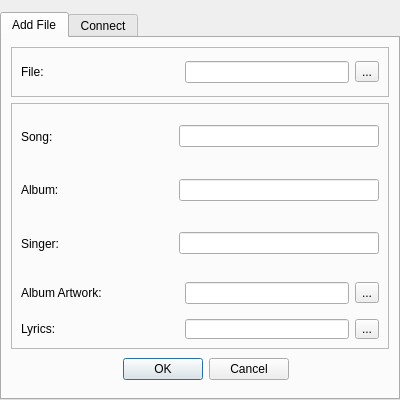
<?xml version="1.0" encoding="UTF-8"?>
<ui version="4.0">
 <class>Dialog</class>
 <widget class="QDialog" name="Dialog">
  <property name="geometry">
   <rect>
    <x>0</x>
    <y>0</y>
    <width>400</width>
    <height>400</height>
   </rect>
  </property>
  <property name="minimumSize">
   <size>
    <width>400</width>
    <height>400</height>
   </size>
  </property>
  <property name="maximumSize">
   <size>
    <width>400</width>
    <height>400</height>
   </size>
  </property>
  <property name="windowTitle">
   <string>Dialog</string>
  </property>
  <layout class="QGridLayout" name="gridLayout">
   <property name="leftMargin">
    <number>0</number>
   </property>
   <property name="topMargin">
    <number>12</number>
   </property>
   <property name="rightMargin">
    <number>0</number>
   </property>
   <property name="bottomMargin">
    <number>0</number>
   </property>
   <property name="spacing">
    <number>0</number>
   </property>
   <item row="0" column="0">
    <widget class="QFrame" name="frame">
     <property name="frameShape">
      <enum>QFrame::NoFrame</enum>
     </property>
     <property name="frameShadow">
      <enum>QFrame::Raised</enum>
     </property>
     <layout class="QGridLayout" name="gridLayout_3">
      <property name="leftMargin">
       <number>0</number>
      </property>
      <property name="topMargin">
       <number>0</number>
      </property>
      <property name="rightMargin">
       <number>0</number>
      </property>
      <property name="bottomMargin">
       <number>0</number>
      </property>
      <item row="0" column="0">
       <widget class="QTabWidget" name="tabWidget">
        <property name="currentIndex">
         <number>0</number>
        </property>
        <widget class="QWidget" name="add_file">
         <attribute name="title">
          <string>Add File</string>
         </attribute>
         <layout class="QGridLayout" name="gridLayout_6">
          <item row="1" column="0">
           <widget class="QFrame" name="frame_6">
            <property name="frameShape">
             <enum>QFrame::NoFrame</enum>
            </property>
            <property name="frameShadow">
             <enum>QFrame::Raised</enum>
            </property>
            <layout class="QGridLayout" name="gridLayout_8">
             <property name="leftMargin">
              <number>0</number>
             </property>
             <property name="topMargin">
              <number>0</number>
             </property>
             <property name="rightMargin">
              <number>0</number>
             </property>
             <property name="bottomMargin">
              <number>0</number>
             </property>
             <property name="spacing">
              <number>0</number>
             </property>
             <item row="0" column="0">
              <widget class="QFrame" name="frame_7">
               <property name="frameShape">
                <enum>QFrame::NoFrame</enum>
               </property>
               <property name="frameShadow">
                <enum>QFrame::Sunken</enum>
               </property>
               <layout class="QVBoxLayout" name="verticalLayout_3">
                <property name="spacing">
                 <number>0</number>
                </property>
                <property name="leftMargin">
                 <number>0</number>
                </property>
                <property name="topMargin">
                 <number>0</number>
                </property>
                <property name="rightMargin">
                 <number>0</number>
                </property>
                <property name="bottomMargin">
                 <number>0</number>
                </property>
                <item>
                 <widget class="QFrame" name="frame_10">
                  <property name="frameShape">
                   <enum>QFrame::StyledPanel</enum>
                  </property>
                  <property name="frameShadow">
                   <enum>QFrame::Raised</enum>
                  </property>
                  <layout class="QVBoxLayout" name="verticalLayout">
                   <item>
                    <widget class="QFrame" name="frame_13">
                     <property name="frameShape">
                      <enum>QFrame::NoFrame</enum>
                     </property>
                     <property name="frameShadow">
                      <enum>QFrame::Raised</enum>
                     </property>
                     <layout class="QHBoxLayout" name="horizontalLayout_2">
                      <property name="spacing">
                       <number>0</number>
                      </property>
                      <property name="leftMargin">
                       <number>0</number>
                      </property>
                      <property name="topMargin">
                       <number>0</number>
                      </property>
                      <property name="rightMargin">
                       <number>0</number>
                      </property>
                      <property name="bottomMargin">
                       <number>0</number>
                      </property>
                      <item>
                       <widget class="QLabel" name="label_4">
                        <property name="text">
                         <string>Song:</string>
                        </property>
                       </widget>
                      </item>
                      <item>
                       <widget class="QLineEdit" name="song">
                        <property name="minimumSize">
                         <size>
                          <width>200</width>
                          <height>0</height>
                         </size>
                        </property>
                        <property name="maximumSize">
                         <size>
                          <width>200</width>
                          <height>16777215</height>
                         </size>
                        </property>
                       </widget>
                      </item>
                     </layout>
                    </widget>
                   </item>
                   <item>
                    <widget class="QFrame" name="frame_14">
                     <property name="frameShape">
                      <enum>QFrame::NoFrame</enum>
                     </property>
                     <property name="frameShadow">
                      <enum>QFrame::Raised</enum>
                     </property>
                     <layout class="QHBoxLayout" name="horizontalLayout_6">
                      <property name="spacing">
                       <number>0</number>
                      </property>
                      <property name="leftMargin">
                       <number>0</number>
                      </property>
                      <property name="topMargin">
                       <number>0</number>
                      </property>
                      <property name="rightMargin">
                       <number>0</number>
                      </property>
                      <property name="bottomMargin">
                       <number>0</number>
                      </property>
                      <item>
                       <widget class="QLabel" name="label_5">
                        <property name="frameShape">
                         <enum>QFrame::NoFrame</enum>
                        </property>
                        <property name="text">
                         <string>Album:</string>
                        </property>
                       </widget>
                      </item>
                      <item>
                       <widget class="QLineEdit" name="album">
                        <property name="minimumSize">
                         <size>
                          <width>200</width>
                          <height>0</height>
                         </size>
                        </property>
                        <property name="maximumSize">
                         <size>
                          <width>200</width>
                          <height>16777215</height>
                         </size>
                        </property>
                       </widget>
                      </item>
                     </layout>
                    </widget>
                   </item>
                   <item>
                    <widget class="QFrame" name="frame_15">
                     <property name="frameShape">
                      <enum>QFrame::NoFrame</enum>
                     </property>
                     <property name="frameShadow">
                      <enum>QFrame::Raised</enum>
                     </property>
                     <layout class="QHBoxLayout" name="horizontalLayout_5">
                      <property name="spacing">
                       <number>0</number>
                      </property>
                      <property name="leftMargin">
                       <number>0</number>
                      </property>
                      <property name="topMargin">
                       <number>0</number>
                      </property>
                      <property name="rightMargin">
                       <number>0</number>
                      </property>
                      <property name="bottomMargin">
                       <number>0</number>
                      </property>
                      <item>
                       <widget class="QLabel" name="label_6">
                        <property name="text">
                         <string>Singer:</string>
                        </property>
                       </widget>
                      </item>
                      <item>
                       <widget class="QLineEdit" name="singer">
                        <property name="minimumSize">
                         <size>
                          <width>200</width>
                          <height>0</height>
                         </size>
                        </property>
                        <property name="maximumSize">
                         <size>
                          <width>200</width>
                          <height>16777215</height>
                         </size>
                        </property>
                       </widget>
                      </item>
                     </layout>
                    </widget>
                   </item>
                   <item>
                    <widget class="QFrame" name="frame_11">
                     <property name="minimumSize">
                      <size>
                       <width>0</width>
                       <height>20</height>
                      </size>
                     </property>
                     <property name="maximumSize">
                      <size>
                       <width>16777215</width>
                       <height>40</height>
                      </size>
                     </property>
                     <property name="frameShape">
                      <enum>QFrame::NoFrame</enum>
                     </property>
                     <property name="frameShadow">
                      <enum>QFrame::Raised</enum>
                     </property>
                     <layout class="QHBoxLayout" name="horizontalLayout_7">
                      <property name="leftMargin">
                       <number>0</number>
                      </property>
                      <property name="topMargin">
                       <number>0</number>
                      </property>
                      <property name="rightMargin">
                       <number>0</number>
                      </property>
                      <property name="bottomMargin">
                       <number>0</number>
                      </property>
                      <item>
                       <widget class="QLabel" name="label_7">
                        <property name="text">
                         <string>Album Artwork:</string>
                        </property>
                       </widget>
                      </item>
                      <item>
                       <widget class="QLineEdit" name="input_artwork">
                        <property name="sizePolicy">
                         <sizepolicy hsizetype="Expanding" vsizetype="Fixed">
                          <horstretch>0</horstretch>
                          <verstretch>0</verstretch>
                         </sizepolicy>
                        </property>
                        <property name="minimumSize">
                         <size>
                          <width>164</width>
                          <height>0</height>
                         </size>
                        </property>
                        <property name="maximumSize">
                         <size>
                          <width>164</width>
                          <height>16777215</height>
                         </size>
                        </property>
                       </widget>
                      </item>
                      <item>
                       <widget class="QToolButton" name="select_artwork_btn">
                        <property name="text">
                         <string>...</string>
                        </property>
                       </widget>
                      </item>
                     </layout>
                    </widget>
                   </item>
                   <item>
                    <widget class="QFrame" name="frame_12">
                     <property name="minimumSize">
                      <size>
                       <width>0</width>
                       <height>20</height>
                      </size>
                     </property>
                     <property name="maximumSize">
                      <size>
                       <width>16777215</width>
                       <height>20</height>
                      </size>
                     </property>
                     <property name="frameShape">
                      <enum>QFrame::NoFrame</enum>
                     </property>
                     <property name="frameShadow">
                      <enum>QFrame::Raised</enum>
                     </property>
                     <layout class="QHBoxLayout" name="horizontalLayout_8">
                      <property name="leftMargin">
                       <number>0</number>
                      </property>
                      <property name="topMargin">
                       <number>0</number>
                      </property>
                      <property name="rightMargin">
                       <number>0</number>
                      </property>
                      <property name="bottomMargin">
                       <number>0</number>
                      </property>
                      <item>
                       <widget class="QLabel" name="label_8">
                        <property name="text">
                         <string>Lyrics:</string>
                        </property>
                       </widget>
                      </item>
                      <item>
                       <widget class="QLineEdit" name="input_lyrics">
                        <property name="sizePolicy">
                         <sizepolicy hsizetype="Expanding" vsizetype="Fixed">
                          <horstretch>0</horstretch>
                          <verstretch>0</verstretch>
                         </sizepolicy>
                        </property>
                        <property name="minimumSize">
                         <size>
                          <width>164</width>
                          <height>0</height>
                         </size>
                        </property>
                        <property name="maximumSize">
                         <size>
                          <width>164</width>
                          <height>16777215</height>
                         </size>
                        </property>
                       </widget>
                      </item>
                      <item>
                       <widget class="QToolButton" name="select_lyrics_btn">
                        <property name="text">
                         <string>...</string>
                        </property>
                       </widget>
                      </item>
                     </layout>
                    </widget>
                   </item>
                  </layout>
                 </widget>
                </item>
                <item>
                 <widget class="QFrame" name="frame_9">
                  <property name="maximumSize">
                   <size>
                    <width>16777215</width>
                    <height>40</height>
                   </size>
                  </property>
                  <property name="frameShape">
                   <enum>QFrame::NoFrame</enum>
                  </property>
                  <property name="frameShadow">
                   <enum>QFrame::Raised</enum>
                  </property>
                  <layout class="QHBoxLayout" name="horizontalLayout_4">
                   <property name="spacing">
                    <number>0</number>
                   </property>
                   <property name="leftMargin">
                    <number>0</number>
                   </property>
                   <property name="topMargin">
                    <number>0</number>
                   </property>
                   <property name="rightMargin">
                    <number>0</number>
                   </property>
                   <property name="bottomMargin">
                    <number>0</number>
                   </property>
                   <item>
                    <widget class="QDialogButtonBox" name="add_file_btnbox">
                     <property name="standardButtons">
                      <set>QDialogButtonBox::Cancel|QDialogButtonBox::Ok</set>
                     </property>
                    </widget>
                   </item>
                   <item>
                    <spacer name="horizontalSpacer_2">
                     <property name="orientation">
                      <enum>Qt::Horizontal</enum>
                     </property>
                     <property name="sizeType">
                      <enum>QSizePolicy::Fixed</enum>
                     </property>
                     <property name="sizeHint" stdset="0">
                      <size>
                       <width>100</width>
                       <height>20</height>
                      </size>
                     </property>
                    </spacer>
                   </item>
                  </layout>
                 </widget>
                </item>
               </layout>
              </widget>
             </item>
            </layout>
           </widget>
          </item>
          <item row="0" column="0">
           <widget class="QFrame" name="frame_8">
            <property name="minimumSize">
             <size>
              <width>0</width>
              <height>50</height>
             </size>
            </property>
            <property name="maximumSize">
             <size>
              <width>16777215</width>
              <height>50</height>
             </size>
            </property>
            <property name="frameShape">
             <enum>QFrame::StyledPanel</enum>
            </property>
            <property name="frameShadow">
             <enum>QFrame::Raised</enum>
            </property>
            <layout class="QHBoxLayout" name="horizontalLayout">
             <item>
              <widget class="QLabel" name="label_9">
               <property name="text">
                <string>File:</string>
               </property>
              </widget>
             </item>
             <item>
              <widget class="QLineEdit" name="input_file">
               <property name="sizePolicy">
                <sizepolicy hsizetype="Expanding" vsizetype="Fixed">
                 <horstretch>0</horstretch>
                 <verstretch>0</verstretch>
                </sizepolicy>
               </property>
               <property name="minimumSize">
                <size>
                 <width>164</width>
                 <height>0</height>
                </size>
               </property>
               <property name="maximumSize">
                <size>
                 <width>164</width>
                 <height>16777215</height>
                </size>
               </property>
              </widget>
             </item>
             <item>
              <widget class="QToolButton" name="select_file_btn">
               <property name="text">
                <string>...</string>
               </property>
              </widget>
             </item>
            </layout>
           </widget>
          </item>
         </layout>
        </widget>
        <widget class="QWidget" name="connect">
         <attribute name="title">
          <string>Connect</string>
         </attribute>
         <layout class="QGridLayout" name="gridLayout_2">
          <item row="0" column="0">
           <widget class="QFrame" name="frame_2">
            <property name="frameShape">
             <enum>QFrame::NoFrame</enum>
            </property>
            <property name="frameShadow">
             <enum>QFrame::Raised</enum>
            </property>
            <layout class="QGridLayout" name="gridLayout_5">
             <property name="leftMargin">
              <number>0</number>
             </property>
             <property name="topMargin">
              <number>0</number>
             </property>
             <property name="rightMargin">
              <number>0</number>
             </property>
             <property name="bottomMargin">
              <number>0</number>
             </property>
             <property name="spacing">
              <number>0</number>
             </property>
             <item row="0" column="0">
              <widget class="QFrame" name="frame_3">
               <property name="frameShape">
                <enum>QFrame::NoFrame</enum>
               </property>
               <property name="frameShadow">
                <enum>QFrame::Sunken</enum>
               </property>
               <layout class="QVBoxLayout" name="verticalLayout_2">
                <property name="spacing">
                 <number>0</number>
                </property>
                <property name="leftMargin">
                 <number>0</number>
                </property>
                <property name="topMargin">
                 <number>0</number>
                </property>
                <property name="rightMargin">
                 <number>0</number>
                </property>
                <property name="bottomMargin">
                 <number>0</number>
                </property>
                <item>
                 <widget class="QFrame" name="frame_4">
                  <property name="minimumSize">
                   <size>
                    <width>0</width>
                    <height>100</height>
                   </size>
                  </property>
                  <property name="maximumSize">
                   <size>
                    <width>16777215</width>
                    <height>100</height>
                   </size>
                  </property>
                  <property name="frameShape">
                   <enum>QFrame::StyledPanel</enum>
                  </property>
                  <property name="frameShadow">
                   <enum>QFrame::Raised</enum>
                  </property>
                  <layout class="QGridLayout" name="gridLayout_4">
                   <item row="0" column="0">
                    <widget class="QLabel" name="label">
                     <property name="text">
                      <string>IP Address:</string>
                     </property>
                    </widget>
                   </item>
                   <item row="0" column="1">
                    <widget class="QLineEdit" name="lineEdit">
                     <property name="minimumSize">
                      <size>
                       <width>150</width>
                       <height>0</height>
                      </size>
                     </property>
                     <property name="maximumSize">
                      <size>
                       <width>150</width>
                       <height>16777215</height>
                      </size>
                     </property>
                    </widget>
                   </item>
                   <item row="1" column="0">
                    <widget class="QLabel" name="label_2">
                     <property name="text">
                      <string>Port Number:</string>
                     </property>
                    </widget>
                   </item>
                   <item row="1" column="1">
                    <widget class="QLineEdit" name="lineEdit_2">
                     <property name="minimumSize">
                      <size>
                       <width>150</width>
                       <height>0</height>
                      </size>
                     </property>
                     <property name="maximumSize">
                      <size>
                       <width>150</width>
                       <height>16777215</height>
                      </size>
                     </property>
                    </widget>
                   </item>
                  </layout>
                 </widget>
                </item>
                <item>
                 <spacer name="verticalSpacer">
                  <property name="orientation">
                   <enum>Qt::Vertical</enum>
                  </property>
                  <property name="sizeType">
                   <enum>QSizePolicy::Fixed</enum>
                  </property>
                  <property name="sizeHint" stdset="0">
                   <size>
                    <width>20</width>
                    <height>40</height>
                   </size>
                  </property>
                 </spacer>
                </item>
                <item>
                 <widget class="QFrame" name="frame_5">
                  <property name="maximumSize">
                   <size>
                    <width>16777215</width>
                    <height>40</height>
                   </size>
                  </property>
                  <property name="frameShape">
                   <enum>QFrame::NoFrame</enum>
                  </property>
                  <property name="frameShadow">
                   <enum>QFrame::Raised</enum>
                  </property>
                  <layout class="QHBoxLayout" name="horizontalLayout_3">
                   <property name="spacing">
                    <number>0</number>
                   </property>
                   <property name="leftMargin">
                    <number>0</number>
                   </property>
                   <property name="topMargin">
                    <number>0</number>
                   </property>
                   <property name="rightMargin">
                    <number>0</number>
                   </property>
                   <property name="bottomMargin">
                    <number>0</number>
                   </property>
                   <item>
                    <widget class="QDialogButtonBox" name="connect_btnbox">
                     <property name="standardButtons">
                      <set>QDialogButtonBox::Cancel|QDialogButtonBox::Ok</set>
                     </property>
                    </widget>
                   </item>
                   <item>
                    <spacer name="horizontalSpacer">
                     <property name="orientation">
                      <enum>Qt::Horizontal</enum>
                     </property>
                     <property name="sizeType">
                      <enum>QSizePolicy::Fixed</enum>
                     </property>
                     <property name="sizeHint" stdset="0">
                      <size>
                       <width>100</width>
                       <height>20</height>
                      </size>
                     </property>
                    </spacer>
                   </item>
                  </layout>
                 </widget>
                </item>
               </layout>
              </widget>
             </item>
            </layout>
           </widget>
          </item>
         </layout>
        </widget>
       </widget>
      </item>
     </layout>
    </widget>
   </item>
  </layout>
 </widget>
 <resources/>
 <connections/>
</ui>
